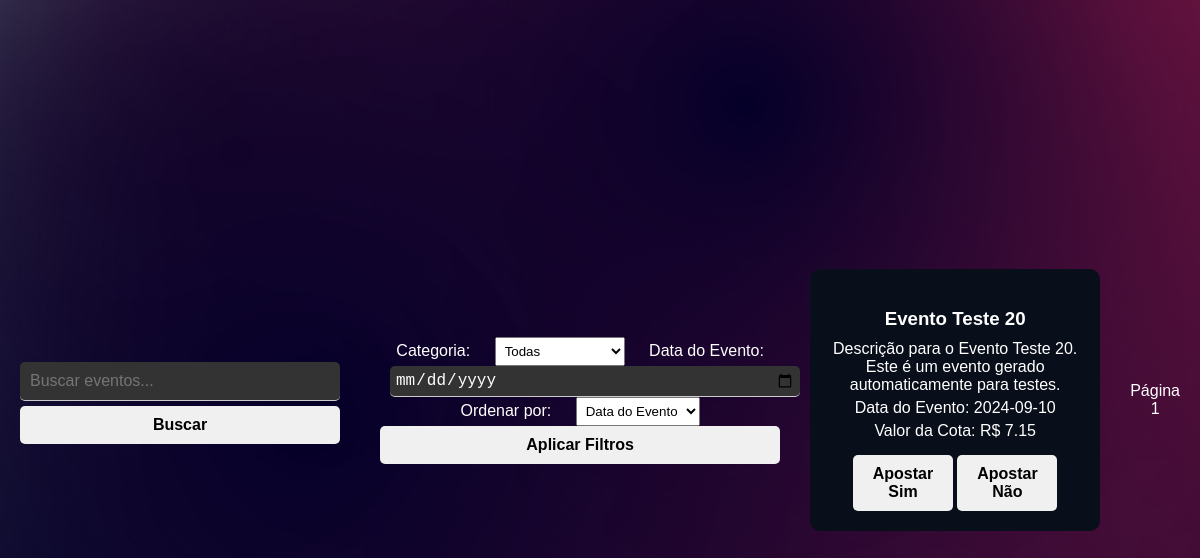
Before: /pesquisar_evento with the older database file.
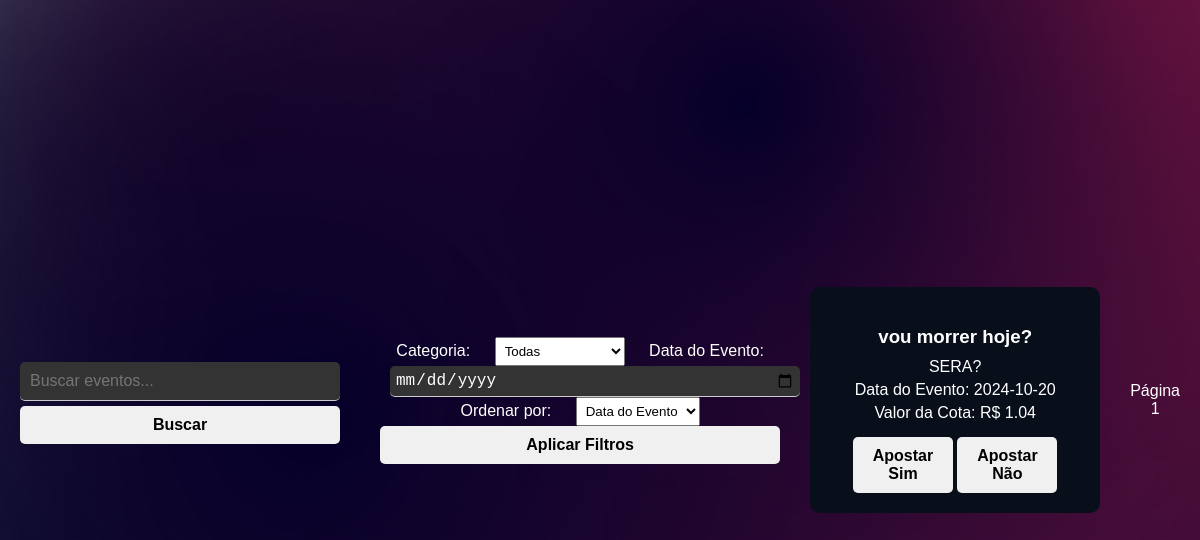
After: the same page with the newer database file.
### tables this page shows
CREATE TABLE eventos (
        id INTEGER PRIMARY KEY AUTOINCREMENT,
        titulo TEXT NOT NULL,
        descricao TEXT NOT NULL,
        valor_cota REAL NOT NULL CHECK (valor_cota >= 1.00),
        data_evento DATE NOT NULL,
        data_inicio_apostas DATE NOT NULL,
        data_fim_apostas DATE NOT NULL,
        status TEXT NOT NULL DEFAULT 'pendente',
        id_criador INTEGER NOT NULL,
        data_criacao TIMESTAMP DEFAULT CURRENT_TIMESTAMP,
        FOREIGN KEY (id_criador) REFERENCES usuarios(id) ON DELETE CASCADE
    );

### app.py (the view)
@app.route('/pesquisar_evento', methods=['GET'])
def pesquisar_evento():
    query = request.args.get('query', '')
    categoria_id = request.args.get('categoria', '')
    data = request.args.get('data', '')
    ordenacao = request.args.get('ordenacao', '')
    page = int(request.args.get('page', 1))
    per_page = 10
    offset = (page - 1) * per_page
    conn = sqlite3.connect(database_path)
    cursor = conn.cursor()
    sql = '''
        SELECT DISTINCT eventos.*
        FROM eventos
        LEFT JOIN eventos_categorias ON eventos.id = eventos_categorias.id_evento
        WHERE eventos.status = 'aprovado'
    '''
    params = []
    if query:
        sql += ' AND (eventos.titulo LIKE ? OR eventos.descricao LIKE ?)'
        params.extend(['%' + query + '%', '%' + query + '%'])
    if categoria_id:
        sql += ' AND eventos_categorias.id_categoria = ?'
        params.append(categoria_id)
    if data:
        sql += ' AND eventos.data_evento = ?'
        params.append(data)
    if ordenacao:
        if ordenacao == 'popularidade':
            sql += ' ORDER BY (SELECT COUNT(*) FROM apostas WHERE apostas.id_evento = eventos.id) DESC'
        elif ordenacao == 'valor_cota':
            sql += ' ORDER BY eventos.valor_cota DESC'
        else:
            sql += ' ORDER BY eventos.data_evento ASC'
    else:
        sql += ' ORDER BY eventos.data_evento ASC'
    sql += ' LIMIT ? OFFSET ?'
    params.extend([per_page, offset])
    cursor.execute(sql, params)
    eventos = cursor.fetchall()
    cursor.execute('SELECT * FROM categorias_eventos')
    categorias = cursor.fetchall()
    conn.close()
    return render_template('pesquisar_evento.html', eventos=eventos, query=query, categorias=categorias,
                           categoria_id=categoria_id, data=data, ordenacao=ordenacao, page=page, per_page=per_page)

### templates/pesquisar_evento.html (shortened to what this page needs)
<!DOCTYPE html>
<html lang="pt-BR">
<head>
    <link rel="stylesheet" href="{{ url_for('static', filename='css/styles.css') }}">
</head>
<body>
    <div class="search-container">
        <form action="{{ url_for('pesquisar_evento') }}" method="GET">
            <input type="text" name="query" placeholder="Buscar eventos..." value="{{ query }}">
            <button type="submit">Buscar</button>
        </form>
    </div>
    <div class="filters-container">
        <form action="{{ url_for('pesquisar_evento') }}" method="GET">
            <label for="categoria">Categoria:</label>
            <select name="categoria" id="categoria">
                <option value="">Todas</option>
            </select>
            <label for="data">Data do Evento:</label>
            <input type="date" name="data" id="data" value="{{ data }}">
            <label for="ordenacao">Ordenar por:</label>
            <select name="ordenacao" id="ordenacao">
                <option value="data" {% if ordenacao == 'data' or ordenacao == '' %}selected{% endif %}>Data do Evento</option>
            </select>
            <button type="submit">Aplicar Filtros</button>
        </form>
    </div>
    <div class="eventos-container">
        {% if eventos %}
            {% for evento in eventos %}
                <div class="evento-card">
                    <h3>{{ evento[1] }}</h3>
                    <p>{{ evento[2] }}</p>
                    <p>Data do Evento: {{ evento[4] }}</p>
                    <p>Valor da Cota: R$ {{ '{:.2f}'.format(evento[3]) }}</p>
                    <button disabled>Apostar Sim</button>
                    <button disabled>Apostar Não</button>
                </div>
            {% endfor %}
        {% else %}
            <p>Nenhum evento encontrado.</p>
        {% endif %}
    </div>
    <div class="pagination">
        <span>Página {{ page }}</span>
    </div>
</body>
</html>

### static/css/styles.css (style rules this page uses)
body { margin: 0; padding: 0; font-family: Arial, sans-serif; background: url('/static/images/bg.png') no-repeat center center fixed; background-size: cover; height: 100vh; display: flex; justify-content: center; align-items: center; }
input[type="text"], input[type="password"],input[type="email"],input[type="date"] { width: 100%; padding: 10px; margin: 5px 0; border: none; border-bottom: 1px solid #ccc; background-color: #333; color: #fff; font-size: 16px; outline: none; border-radius: 5px; }
button { width: 100%; padding: 10px; background-color: #f0f0f0; border: none; border-radius: 5px; cursor: pointer; font-size: 16px; font-weight: bold; }
.search-container { text-align: center; margin: 20px; }
.search-container input[type="text"] { width: 300px; padding: 10px; }
.search-container button { padding: 10px 20px; background-color: #f0f0f0; color: #000; border: none; border-radius: 5px; cursor: pointer; font-weight: bold; }
.eventos-container { display: flex; flex-wrap: wrap; justify-content: center; }
.evento-card { background-color: #080E1A; padding: 20px; margin: 10px; width: 250px; border-radius: 10px; color: #fff; text-align: center; }
.evento-card h3 { margin-bottom: 10px; }
.evento-card p { margin: 5px 0; }
.evento-card button { margin-top: 10px; width: 100px; padding: 10px; background-color: #f0f0f0; color: #000; border: none; border-radius: 5px; cursor: not-allowed; font-weight: bold; }
.filters-container { margin: 20px; text-align: center; }
.filters-container form { display: inline-block; }
.filters-container label { margin: 0 10px; color: #fff; }
.filters-container select, .filters-container input[type="date"] { padding: 5px; margin: 0 10px; }
.pagination { text-align: center; margin: 20px; }
.pagination span { color: #fff; }

Changed rows visible on the page:
removed eventos: titulo "Evento Teste 20", descricao "Descrição para o Evento Teste 20. Este é um evento gerado automaticamente para testes.", data_evento "2024-09-10", valor_cota "7.15"
now on this page (row edited): eventos: titulo "vou morrer hoje?", descricao "SERA?", data_evento "2024-10-20", valor_cota "1.04"
